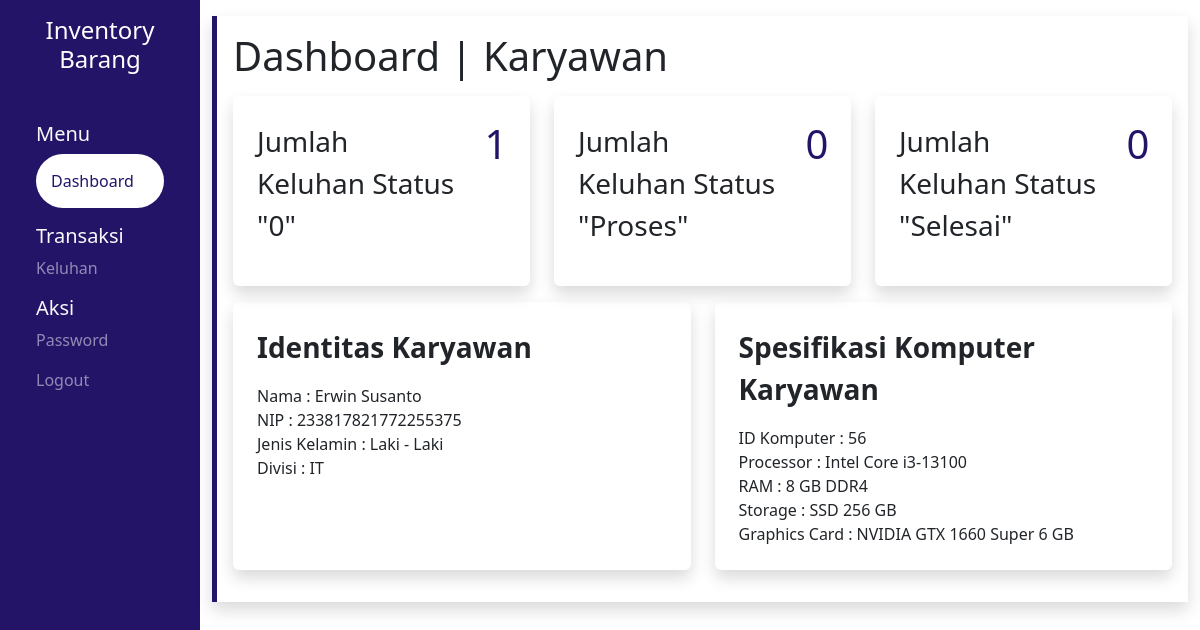
/pages/me/dashboard (signed in), run on the app's committed database.
### tables this page shows
CREATE TABLE `karyawan` (
  `id` int(11) NOT NULL,
  `username` varchar(25) NOT NULL,
  `password` varchar(255) NOT NULL,
  `nama` varchar(25) NOT NULL,
  `nip` bigint(18) NOT NULL,
  `jk` enum('Laki - Laki','Perempuan') NOT NULL,
  `divisi` varchar(25) NOT NULL,
  `level` varchar(25) NOT NULL
);

CREATE TABLE `komputer` (
  `id` int(11) NOT NULL,
  `id_karyawan` int(11) NOT NULL,
  `id_processor` int(11) NOT NULL,
  `id_ram` int(11) NOT NULL,
  `id_storage` int(11) NOT NULL,
  `id_vga` int(11) NOT NULL
);

CREATE TABLE `processor` (
  `id` int(11) NOT NULL,
  `nama` varchar(25) NOT NULL,
  `stok` int(11) NOT NULL
);

CREATE TABLE `ram` (
  `id` int(11) NOT NULL,
  `tipe_memori` enum('DDR2','DDR3','DDR4','DDR5') NOT NULL,
  `kapasitas` varchar(25) NOT NULL,
  `stok` int(11) NOT NULL
);

CREATE TABLE `storage` (
  `id` int(11) NOT NULL,
  `tipe` varchar(25) NOT NULL,
  `kapasitas` int(11) NOT NULL,
  `stok` int(11) NOT NULL
);

CREATE TABLE `vga` (
  `id` int(11) NOT NULL,
  `brand` varchar(25) NOT NULL,
  `nama` varchar(25) NOT NULL,
  `vram` int(11) NOT NULL,
  `stok` int(11) NOT NULL
);

### pages/src/function/statusCount.php (called while the page is built)
<?php
$id = $_SESSION['id_karyawan'];
$query_ks0 = "SELECT COUNT(*) AS status FROM keluhan WHERE status = '0' AND id_karyawan = '$id'";
$ks0_result = mysqli_query($conn, $query_ks0);
if (mysqli_num_rows($ks0_result) > 0) {
    $row = mysqli_fetch_assoc($ks0_result);
    $ks0_result = $row["status"];
}
$query_ksp = "SELECT COUNT(*) AS status FROM keluhan WHERE status = 'Proses' AND id_karyawan = '$id'";
$ksp_result = mysqli_query($conn, $query_ksp);
if (mysqli_num_rows($ksp_result) > 0) {
    $row = mysqli_fetch_assoc($ksp_result);
    $ksp_result = $row["status"];
}
$query_kss = "SELECT COUNT(*) AS status FROM keluhan WHERE status = 'Selesai' AND id_karyawan = '$id'";
$kss_result = mysqli_query($conn, $query_kss);
if (mysqli_num_rows($kss_result) > 0) {
    $row = mysqli_fetch_assoc($kss_result);
    $kss_result = $row["status"];
}

### pages/me/dashboard/index.php (the view, shortened to what this page needs)
<?php
include "../../src/config/connect.php";
include "../../src/function/statusCount.php";
$query_identitas = "SELECT nama, nip, jk, divisi FROM karyawan WHERE id = '$id'";
$identitas_result = mysqli_query($conn, $query_identitas);
$query = "SELECT k.*,
            k.id AS id,
            p.nama AS nama_processor,
            r.kapasitas AS kapasitas_ram,
            r.tipe_memori AS tipe_ram,
            s.tipe AS tipe_storage,
            s.kapasitas AS kapasitas_storage,
            v.brand AS brand_vga,
            v.nama AS nama_vga,
            v.vram AS vram_vga
            FROM komputer k
            JOIN karyawan ka ON k.id_karyawan = ka.id
            LEFT JOIN processor p ON k.id_processor = p.id
            LEFT JOIN ram r ON k.id_ram = r.id
            LEFT JOIN storage s ON k.id_storage = s.id
            LEFT JOIN vga v ON k.id_vga = v.id
            WHERE k.id_karyawan = '$id'";
$komputer_result = mysqli_query($conn, $query);
?>
<!DOCTYPE html>
<html lang="en">
<head>
    <link rel="stylesheet" href="../../src/css/global.css">
    <?php include '../../src/library/bootstrap.php' ?>
</head>
<body>
    <div class="container-fluid">
        <div class="row vh-100">
            <div class="col-md-2 sidebar text-light">
                <a href="../../../">
                    <div class="text-center my-3 mb-5">
                        <h4>Inventory Barang</h4>
                    </div>
                </a>
                <div class="mx-4">
                    <h5>Menu</h5>
                    <a href="../dashboard/">
                        <p class="opacity-100 aktif rounded-pill">Dashboard</p>
                    </a>
                </div>
                <div class="mx-4">
                    <h5>Transaksi</h5>
                    <a href="../keluhan/">
                        <p class="opacity">Keluhan</p>
                    </a>
                </div>
                <div class="mx-4">
                    <h5>Aksi</h5>
                    <a href="../password/">
                        <p class="opacity">Password</p>
                    </a>
                    <a href="../../../logout.php">
                        <p class="opacity">Logout</p>
                    </a>
                </div>
            </div>
            <div class="col-md-10 content">
                <div class="wrapper shadow p-3 my-3 left">
                    <h1>Dashboard | <?= $_SESSION['level'] ?></h1>
                    <div class="row my-3">
                        <div class="col-md-4">
                            <a href="../keluhan/" class="text-dark">
                                <div class="p-4 shadow hover rounded h-100">
                                    <div class="row">
                                        <div class="col-md-10">
                                            <p class="fs-3">Jumlah Keluhan Status "0"</p>
                                        </div>
                                        <div class="col-md-2">
                                            <h1 class="text-ungu"><?= $ks0_result ?></h1>
                                        </div>
                                    </div>
                                </div>
                            </a>
                        </div>
                        <div class="col-md-4">
                            <a href="../keluhan/" class="text-dark">
                                <div class="p-4 shadow hover rounded h-100">
                                    <div class="row">
                                        <div class="col-md-10">
                                            <p class="fs-3">Jumlah Keluhan Status "Proses"</p>
                                        </div>
                                        <div class="col-md-2">
                                            <h1 class="text-ungu"><?= $ksp_result ?></h1>
                                        </div>
                                    </div>
                                </div>
                            </a>
                        </div>
                        <div class="col-md-4">
                            <a href="../keluhan/" class="text-dark">
                                <div class="p-4 shadow hover rounded h-100">
                                    <div class="row">
                                        <div class="col-md-10">
                                            <p class="fs-3">Jumlah Keluhan Status "Selesai"</p>
                                        </div>
                                        <div class="col-md-2">
                                            <h1 class="text-ungu"><?= $kss_result ?></h1>
                                        </div>
                                    </div>
                                </div>
                            </a>
                        </div>
                    </div>
                    <div class="row my-3">
                        <div class="col-md-6">
                            <div class="p-4 shadow rounded hover h-100">
                                <?php if ($identitas = mysqli_fetch_array($identitas_result)) : ?>
                                    <p class="fs-3 fw-bold">Identitas Karyawan</p>
                                    <span>Nama : <?= $identitas['nama'] ?></span>
                                    <br>
                                    <span>NIP : <?= $identitas['nip'] ?></span>
                                    <br>
                                    <span>Jenis Kelamin : <?= $identitas['jk'] ?></span>
                                    <br>
                                    <span>Divisi : <?= $identitas['divisi'] ?></span>
                                    <br>
                                <?php endif; ?>
                            </div>
                        </div>
                        <div class="col-md-6">
                            <div class="p-4 shadow rounded hover h-100">
                                <?php if ($komputer = mysqli_fetch_array($komputer_result)) : ?>
                                    <p class="fs-3 fw-bold">Spesifikasi Komputer Karyawan</p>
                                    <span>ID Komputer : <?= $komputer['id'] ?></span>
                                    <br>
                                    <span>Processor : <?= $komputer['nama_processor'] ?></span>
                                    <br>
                                    <span>RAM : <?= $komputer['kapasitas_ram'] . " GB " . $komputer['tipe_ram'] ?></span>
                                    <br>
                                    <span>Storage : <?= $komputer['tipe_storage'] . " " . $komputer['kapasitas_storage'] . " GB" ?></span>
                                    <br>
                                    <span>Graphics Card : <?= $komputer['brand_vga'] . " " . $komputer['nama_vga'] . " " . $komputer['vram_vga'] . " GB" ?></span>
                                    <br>
                                <?php else : ?>
                                    <p class="fs-3 fw-bold">Spesifikasi Komputer Karyawan</p>
                                    <span>Karyawan Belum Memiliki Komputer!</span>
                                    <br>
                                <?php endif; ?>
                            </div>
                        </div>
                    </div>
                </div>
            </div>
        </div>
    </div>
</body>
</html>

### pages/src/css/global.css (style rules this page uses)
body { overflow-x: hidden; }
a { text-decoration: none !important; color: #fff !important; }
.aktif { background-color: #fff; color: #241468; padding: 15px; }
.text-ungu { color: #241468 !important; transition: 0.2s; }
.opacity { opacity: 0.5; }
.sidebar { background-color: #241468 !important; }
.left { border-left: 5px solid #241468 !important; }
.hover { transition: 0.2s; }

### data on the page
karyawan: nama "Erwin Susanto", nip "233817821772255375", jk "Laki - Laki", divisi "IT"
komputer: id "56", id_processor.nama "Intel Core i3-13100", id_ram.kapasitas "8", id_ram.tipe_memori "DDR4", id_storage.tipe "SSD", id_storage.kapasitas "256", id_vga.brand "NVIDIA", id_vga.nama "GTX 1660 Super", id_vga.vram "6"

### other printed values
$_SESSION['level'] "Karyawan"
$ks0_result "1"
$ksp_result "0"
$kss_result "0"
